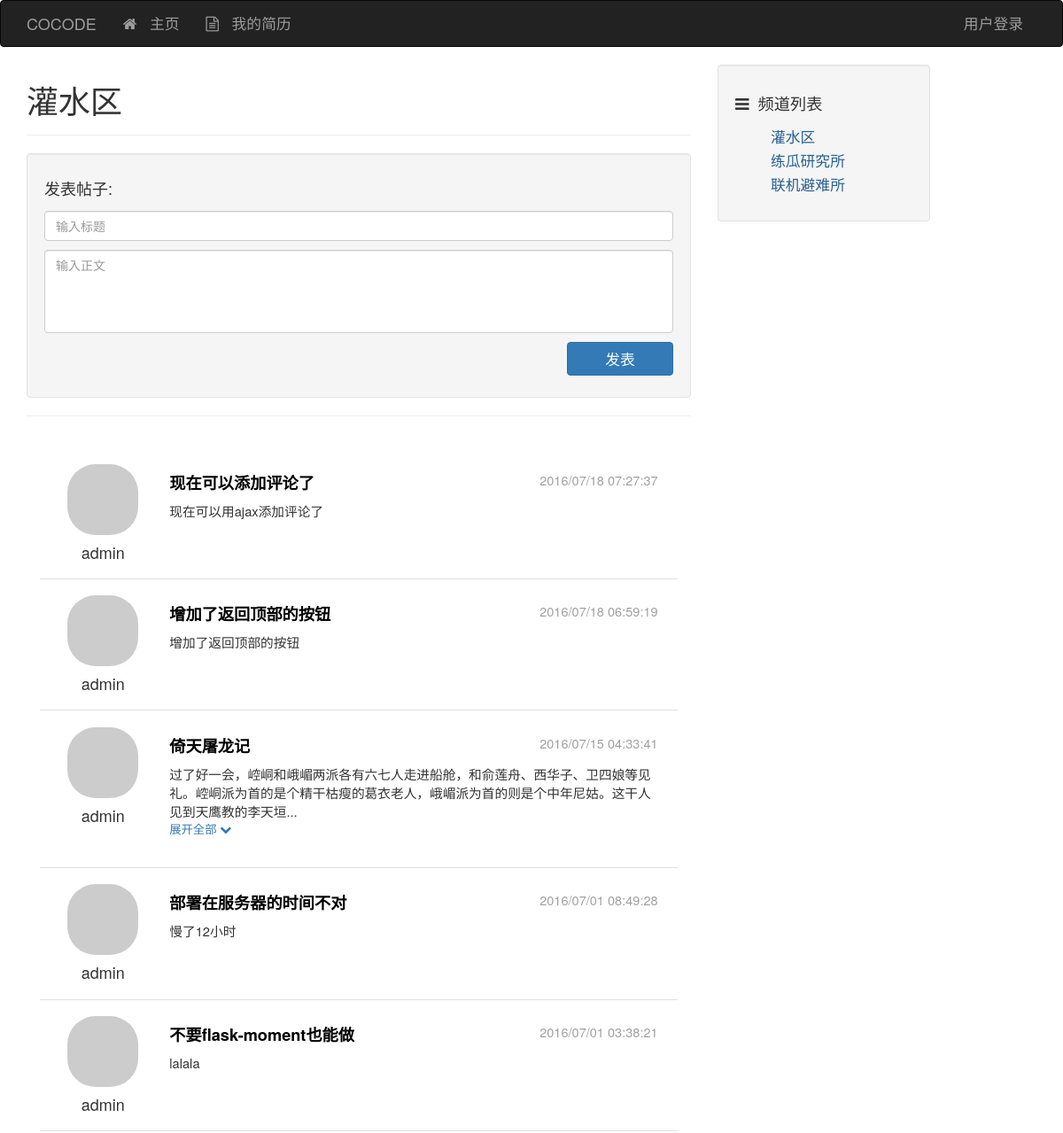
The app's page /channel/1 (upper part), older data.
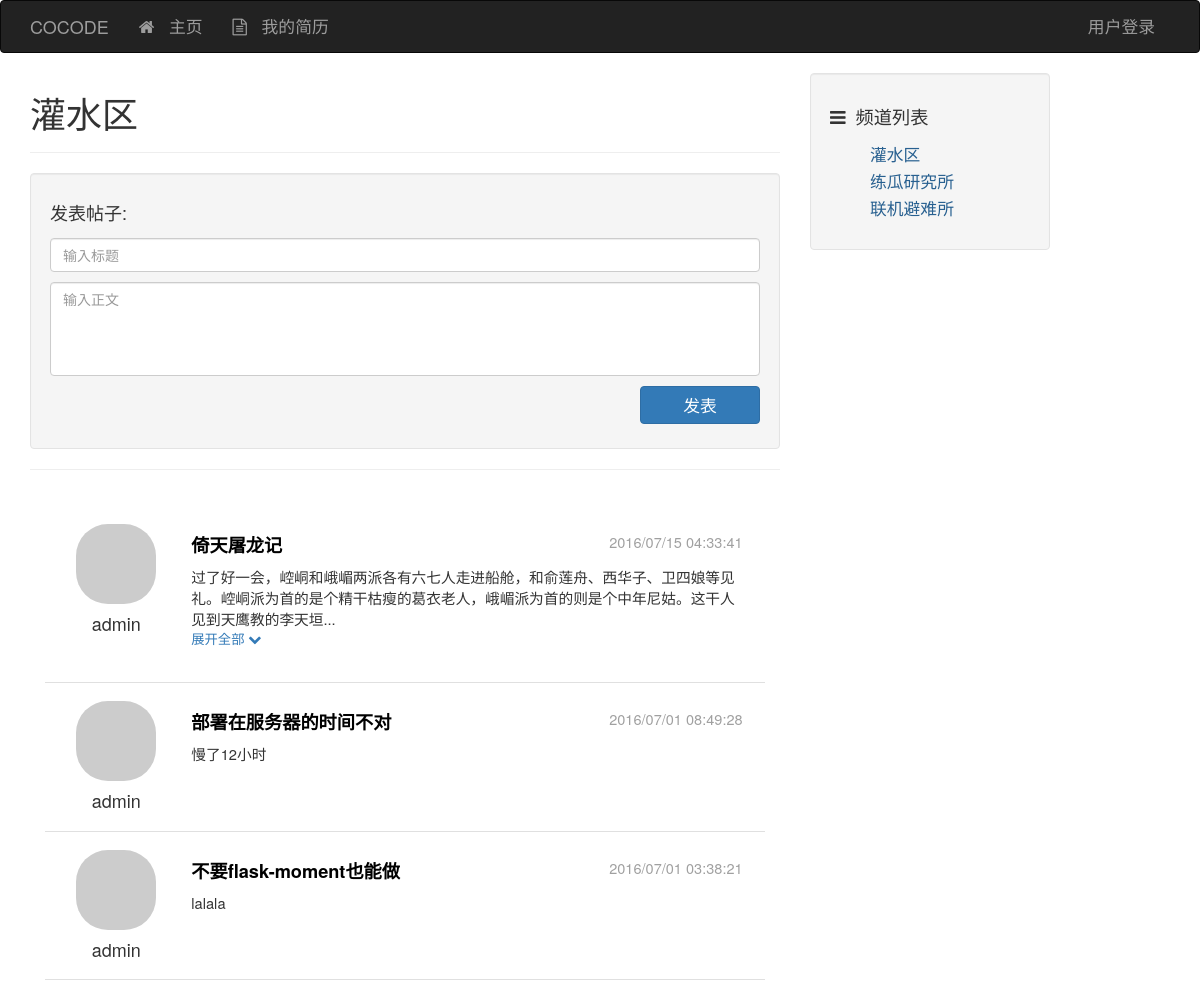
The same page, newer data.
### app/models/channel.py (models this page shows, shortened)
class Channel(db.Model, Model):
    __tablename__ = 'channels'
    id = db.Column(db.Integer, primary_key=True)
    name = db.Column(db.String(), default=ChannelPermission.NORMAL)
    permission = db.Column(db.Integer)
    created_time = db.Column(db.Integer, default=0)
    posts = db.relationship('Post', backref='channel')
    @staticmethod
    def channel_by_id(id):
        return Channel.query.get_or_404(id)
    @staticmethod
    def posts_sorted_by_time(posts, reverse=True):
        posts.sort(key=lambda p: p.created_time, reverse=reverse)
        return posts

### app/models/post.py (models this page shows, shortened)
class Post(db.Model, Model):
    __tablename__ = 'posts'
    id = db.Column(db.Integer, primary_key=True)
    title = db.Column(db.String())
    content = db.Column(db.String())
    created_time = db.Column(db.Integer, default=0)
    channel_id = db.Column(db.Integer, db.ForeignKey('channels.id'))
    user_id = db.Column(db.Integer, db.ForeignKey('users.id'))
    comments = db.relationship('Comment', backref='post')

### app/models/user.py (models this page shows, shortened)
class User(db.Model, Model):
    __tablename__ = 'users'
    id = db.Column(db.Integer, primary_key=True)
    username = db.Column(db.String(), unique=True)
    password_hash = db.Column(db.String())
    email = db.Column(db.String(), unique=True)
    avatar_hash = db.Column(db.String())
    created_time = db.Column(db.Integer, default=0)
    role_id = db.Column(db.Integer, db.ForeignKey('roles.id'))
    posts = db.relationship('Post', backref='author')
    comments = db.relationship('Comment', backref='author')
    @property
    def password(self):
        raise AttributeError('password is not readable')
    def gravatar(self, size=100, default='identicon', rating='g'):
        from flask import request
        gravatar_url = 'secure.gravatar.com/avatar'
        if request.is_secure:
            url = 'https://' + gravatar_url
        else:
            url = 'http://' + gravatar_url
        hash = self.avatar_hash or md5(self.email.encode('utf-8')).hexdigest()
        return '{url}/{hash}?s={size}&d={default}&r={rating}'.format(url=url,
                                                                     hash=hash,
                                                                     size=size,
                                                                     default=default,
                                                                     rating=rating)

### app/controllers/views.py (the view)
@controllers.route('/channel/<int:id>')
@channel_permission_required
def channel_view(id):
    channel = Channel.channel_by_id(id)
    posts = channel.posts
    d = dict(
        posts=posts,
        channel=channel
    )
    return render_template('channel.html', **d)

### app/context_processers.py (called while the page is built)
@app.context_processor
def current_user_processor():
    user = current_user()
    return dict(current_user=user)

@app.context_processor
def channel_processor():
    channels = Channel.query.all()
    permissions = {
        'NORMAL': ChannelPermission.NORMAL,
        'ADMIN': ChannelPermission.ADMIN,
    }
    dic = {
        'channels': channels,
        'channel_permissions': permissions,
    }
    return dict(**dic)

@app.context_processor
def class_processor():
    return dict(Channel=Channel)

@app.context_processor
def user_processor():
    user_count = User.query.count()
    new_user = User.query.order_by(User.created_time.desc()).first()
    return dict(new_user=new_user,
                user_count=user_count)

@app.context_processor
def post_processor():
    post_count = Post.query.count()
    return dict(post_count=post_count)

@app.context_processor
def comment_processor():
    comment_count = Comment.query.count()
    return dict(comment_count=comment_count)

### app/filters.py (called while the page is built)
@app.template_filter('format_time')
def format_time(timestamp):
    format = '%Y/%m/%d %H:%M:%S'
    t = time.localtime(timestamp)
    ft = time.strftime(format, t)
    return ft

### app/models/user.py (called while the page is built)
def current_user():
    id = session.get('user_id', None)
    user = None
    if id is not None:
        user = User.user_by_id(id)
    return user

### app/templates/channel.html (shortened to what this page needs)
{% extends "base.html" %}
{% block page_content %}
 <h1>{{ channel.name }}</h1>
 <hr>
<div class="well">
    <h4>发表帖子:</h4>
    <div class="post-form">
        <div class="post-form-item"><input id="id-text-title" class="form-control" placeholder="输入标题"></div>
        <div class="post-form-item"><textarea id="id-text-content" class="form-control" rows="4" placeholder="输入正文"></textarea></div>
        <div class="post-form-item"><button type="button" id="id-button-post-add" class="btn btn-primary">发表</button></div>
    </div>
</div>
<hr>
{% include "_posts.html" %}
{% endblock %}

### app/templates/base.html (shortened to what this page needs)
<!DOCTYPE html>
<html lang="en">
{% block head %}
<head>
    <link href="../static/css/base-styles.css" rel="stylesheet">
    <link href="../static/css/bootstrap.min.css" rel="stylesheet">
    <link href="../static/css/font-awesome.min.css" rel="stylesheet">
</head>
{% endblock %}
<body>
{% block navbar %}
<div class="header">
    <div class="navbar navbar-inverse" role="navigation">
        <div class="container">
            <div class="navbar-header">
            <div class="navbar-brand" href="/">COCODE</div>
            </div>
            <div class="navbar-collapse collapse">
                <ul class="nav navbar-nav">
                    <li><a href="/"><div class="fa fa-home"></div> 主页</a></li>
                    <li><a href="#" class="a-resume"><div class="fa fa-file-text-o"></div> 我的简历</a></li>
                </ul>
                <ul class="nav navbar-nav navbar-right">
                    {% if current_user is not none %}
                    <li><a href="#" class="dropdown-toggle" data-toggle="dropdown">
                        {{ current_user.username }}<b class="caret"></b>
                    </a>
                        <ul class="dropdown-menu">
                            <li><a href="#"><div class="fa fa-user"></div> 用户资料</a></li>
                            <li role="separator" class="divider"></li>
                            <li><a href="/accounts/logout"><div class="fa fa-power-off"></div> 登出用户</a></li>
                        </ul>
                    </li>
                    {% else %}
                    <li><a href="/accounts">用户登录</a></li>
                    {% endif %}
                </ul>
            </div>
        </div>
    </div>
</div>
{% endblock %}
{% block content %}
<div class="container">
    <div class="row">
        {% block content_body %}
        <div class="col-lg-8">
            {% block page_content %}
            {% endblock %}
        </div>
        <div class="col-md-4">
            {% block side_content %}
            <div class="side-content">
                <div class="well">
                    <div class="channel-title"><div class="fa fa-bars"></div>频道列表</div>
                    <div class="row">
                        <div class="col-lg-12">
                            <ul class="channel-list">
                                {% for c in channels %}
                                {% if c.permission == channel_permissions['NORMAL'] %}
                                <li><a href="/channel/{{ c.id }}">{{ c.name }}</a></li>
                                {% endif %}
                                {% endfor %}
                            </ul>
                        </div>
                    </div>
                </div>
            </div>
            {% endblock %}
        </div>
        {% endblock %}
    </div>
</div>
{% endblock %}
</body>
</html>

### app/templates/_posts.html (shortened to what this page needs)
<div class="post-list" id="id-div-post-list">
    {% for post in Channel.posts_sorted_by_time(posts) %}
    <div class="post-item" id="id-post-item-{{ post.id }}">
        <div class="post-author col-md-2">
            <a href="#">
                <img class="media-object round-portrait-64" src="{{ post.author.gravatar(size=64) }}">
            </a>
            <h4 class="media-heading">{{ post.author.username }}</h4>
        </div>
        <div class="post-body col-md-10">
            <div class="post-title"><a href="{{ url_for('controllers.post_view', id=post.id) }}">{{ post.title }}</a>
                <div class="post-date">{{ post.created_time | format_time }}</div>
            </div>
            <div class="post-content" id="id-post-content-{{ post.id }}">
                {{ post.content }}
            </div>
            <div class="display display-all" data-id="{{ post.id }}">展开全部
                <div class="fa fa-chevron-down"></div>
            </div>
        </div>
    </div>
    {% endfor %}
</div>

### app/static/css/base-styles.css (style rules this page uses)
.header .navbar { font-size: 120%; }
.fa { margin-right: 10px; }
.side-content { position: fixed; width: 20%; }
.channel-title { font-size: 130%; padding: 10px 0 10px; }
ul.channel-list li { font-size: 120%; list-style-type: none; margin: 3px 0 3px; }
ul.channel-list li > a { text-decoration: none; color: rgb(40, 96, 144); }
.post-form { display: flex; flex-direction: column; }
.post-form .post-form-item { margin: 5px 0 5px; }
.post-form .post-form-item > textarea { resize: none; }
.post-form .post-form-item > button { align-self: flex-start; width: 120px; font-size: 120%; float: right; }
.post-list { padding: 2%; }
.post-list .post-item { padding: 2%; margin: 4px 0 4px; border-bottom: 1px solid #e0e0e0; display: flex; flex-direction: row; }
.post-list .post-item .post-author { display: flex; flex-direction: column; align-items: center; }
.post-list .post-item .post-author h4 { margin-top: 10px; }
.post-list .post-item .post-title .post-date { font-size: 80%; font-weight: normal; float: right; color: #a0a0a0; }
.post-list .post-item .post-body { padding: 8px; margin-left: 10px; }
.post-list .post-item .post-body .post-title { font-size: 130%; font-weight: bold; margin-bottom: 8px; }
.post-list .post-item .post-body .post-title a { text-decoration: none; color: black; }
.post-list .post-item .post-body .post-content { font-size: 105%; }
.post-list .post-item .post-body .display { color: rgb(51, 122, 183); font-size: 95%; }
img.round-portrait-64 { border-radius: 32px; }

Row changes from the older to the newer data that the page shows:
removed Post: author.username "admin", title "现在可以添加评论了", created_time "2016/07/18 07:27:37", content "现在可以用ajax添加评论了"
removed Post: author.username "admin", title "增加了返回顶部的按钮", created_time "2016/07/18 06:59:19", content "增加了返回顶部的按钮"
